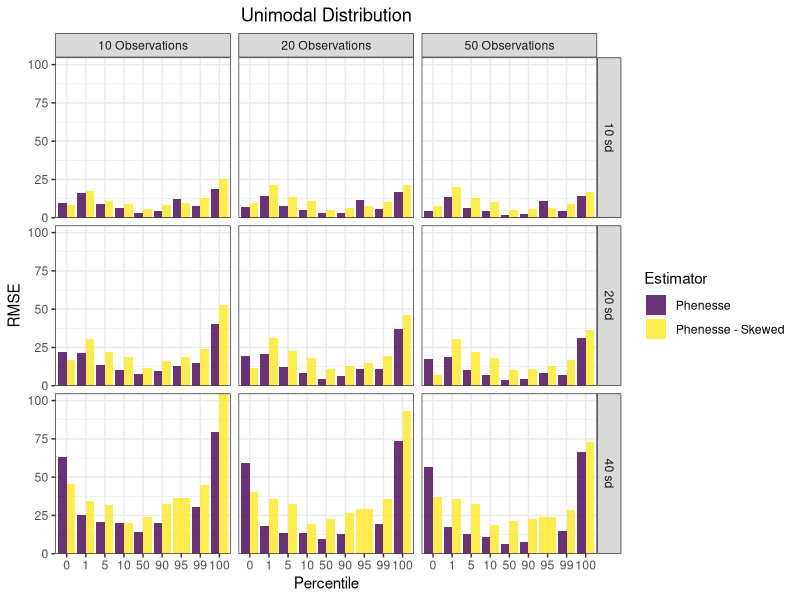

The R script that drew this image:
# Libraries

library(Metrics)
library(dplyr)
library(ggplot2)

# read in simulation results, uni_sims and bi_sims

uni_phenesse_sims <- read.csv("results/unimodal_phenesse.csv", stringsAsFactors = FALSE) %>% 
  dplyr::mutate(Estimator = "Phenesse")
uni_skewed_phenesse_sims <- read.csv("results/unimodal_skewed_phenesse.csv", stringsAsFactors = FALSE) %>% 
  dplyr::mutate(Estimator = "Phenesse - Skewed")


# group by and summarize to get bias and rmse

total_uni <- rbind( uni_phenesse_sims, uni_skewed_phenesse_sims)

total_skewed_uni_metrics <- total_uni %>%  
  group_by(Estimator, perc, obs, Q, sd) %>% 
  summarize(RMSE = rmse(actual = true_value, predicted = estimate), 
            Bias = bias(actual = true_value, predicted = estimate)) 

total_skewed_uni_metrics$sd <- as.character(total_skewed_uni_metrics$sd)
total_skewed_uni_metrics$obs <- as.character(total_skewed_uni_metrics$obs)
total_skewed_uni_metrics$Q <- as.character(total_skewed_uni_metrics$Q)
total_skewed_uni_metrics <- total_skewed_uni_metrics %>% 
  mutate(fac_Q = ifelse(Q == 50.50, "Mean", Q))

total_skewed_uni_metrics_barplot <- total_skewed_uni_metrics %>% 
  ungroup(fac_Q) %>% 
  mutate(fac_Q = factor(fac_Q, levels = c('0','1','5','10','50',"Mean",'90','95','99','100'))) %>% 
  mutate(sd = paste(sd, "sd")) %>% 
  mutate(obs = paste(obs, "Observations")) 



##### UNIMODAL RMSE PLOT #########

um_skewed_rmse <- ggplot(total_skewed_uni_metrics_barplot) + 
  geom_bar(aes(x = fac_Q, y = RMSE, fill = Estimator), 
           stat = "identity", size = 1, alpha = 0.8, position = "dodge") +
  ggtitle("Unimodal Distribution") + 
  scale_y_continuous(expand = c(0,0)) +
  theme_bw() +
  facet_grid(sd~obs, labeller = labeller()) +
  labs(x = "Percentile", y = 'RMSE') + 
  scale_fill_viridis_d() +
  theme(plot.title = element_text(hjust = 0.5)) 

um_skewed_rmse
